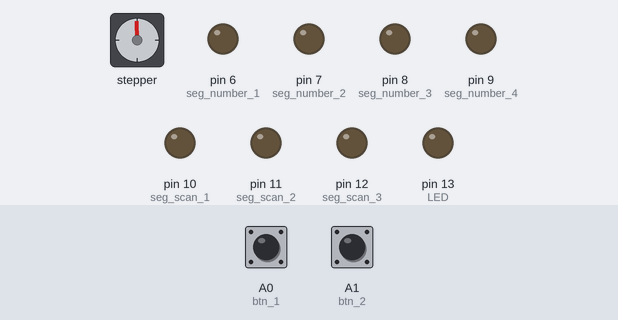
Bench run of a sketch on a simulated Arduino Uno, built with avr-gcc and run on an emulated ATmega328P. On the bench: stepper motor, output pins drawn as LEDs (lit = HIGH). Wiring (inferred from the names in the program): stepper motor (200 steps per turn assumed): coils pin 2, pin 3, pin 4, pin 5. The test bench sets the inputs (shaded band); at power-on: A0 (btn_1) LOW, A1 (btn_2) LOW. Pins used as bus, display or sensor lines are not drawn.

Above: at 1.2 s.
1.3 s: A0 (btn_1) pulled HIGH for 0.15 s
At 2.9 s:
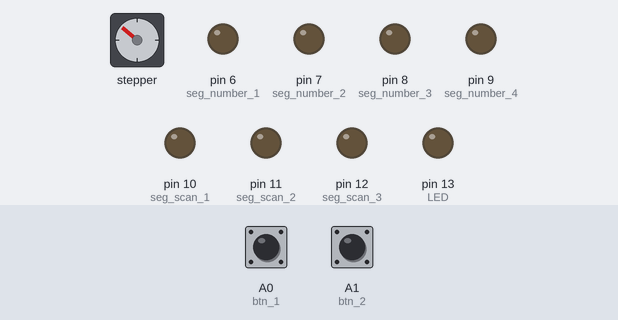
4.3 s: A1 (btn_2) pulled HIGH for 1 s
At 7.0 s:
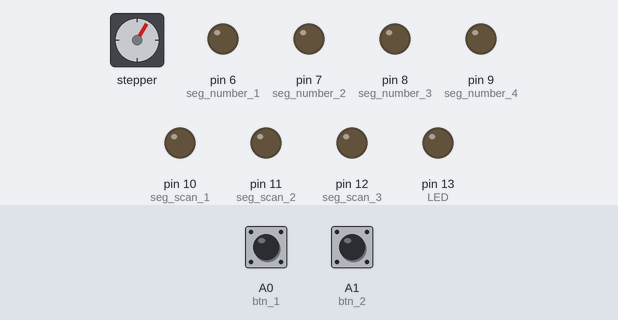
8.3 s: A0 (btn_1) pulled HIGH for 1 s
At 10.9 s:
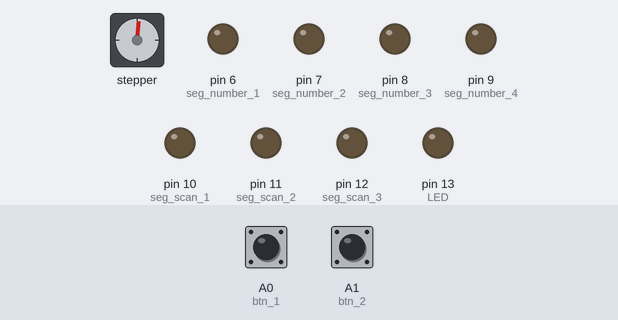
12.3 s: A1 (btn_2) pulled HIGH for 3.2 s
At 17.1 s:
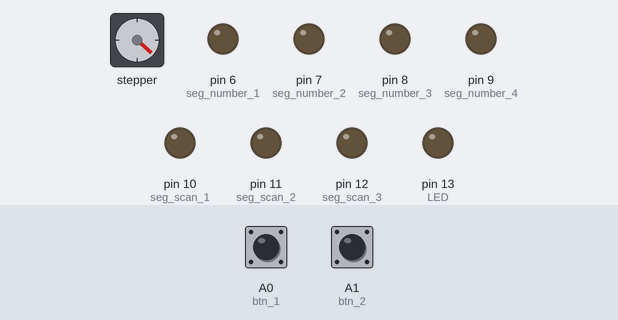
18.5 s: A0 (btn_1) pulled HIGH for 3.2 s
23.2 s: A1 (btn_2) pulled HIGH for 3.2 s
Timing chart, 0 to 30.4 s (numbered marks = the images above; inputs shaded):
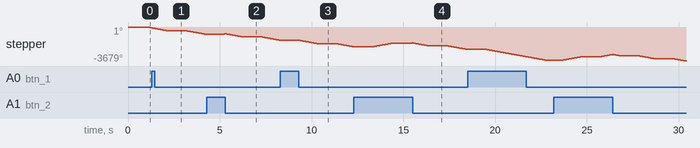

The sketch:

StepperMotorController.ino
```cpp
//Pin setting
#define step_motor_1 2
#define step_motor_2 3
#define step_motor_3 4
#define step_motor_4 5

#define seg_number_1 6
#define seg_number_2 7
#define seg_number_3 8
#define seg_number_4 9
#define seg_scan_1 10
#define seg_scan_2 11
#define seg_scan_3 12

#define LED 13

#define btn_1 A0
#define btn_2 A1
#define btn_3 A2
#define btn_4 A3
#define btn_5 A4

short Step_Motor_Direction (short);

void setup() {
    pinMode(step_motor_1, OUTPUT);
    pinMode(step_motor_2, OUTPUT);
    pinMode(step_motor_3, OUTPUT);
    pinMode(step_motor_4, OUTPUT);
    pinMode(seg_number_1, OUTPUT);
    pinMode(seg_number_2, OUTPUT);
    pinMode(seg_number_3, OUTPUT);
    pinMode(seg_number_4, OUTPUT);
    pinMode(seg_scan_1,   OUTPUT);
    pinMode(seg_scan_2,   OUTPUT);
    pinMode(seg_scan_3,   OUTPUT);
    pinMode(LED,          OUTPUT);

    pinMode(btn_1, INPUT);
    pinMode(btn_2, INPUT);
    pinMode(btn_3, INPUT);
    pinMode(btn_4, INPUT);
    pinMode(btn_5, INPUT);
}

short count_step = 0, module_step_count = 0;

short delay_time = 0, count_delay_time = 0, step_motor_200 = 0, show_seg_number = 0;
bool change_model = false, before_change_model = false, working = false, start_working = false;

void loop() {
    while (1) {
        if(working == false) {
            count_delay_time++;
            if (count_delay_time == 1000) {
                count_delay_time = 0;
                working = true;
            }
        }


        delay_time++;
        if (delay_time == 5) {
            delay_time = 0;
            Select_Module();
        }

        delay(1);
    }

}

bool Read_BTN_3 () {
    bool

        working = digitalRead(btn_3);
}

void Select_Module (void) {
    bool sel_m;
    sel_m = digitalRead(btn_1);

    if (sel_m == true) {
        Module_1();
    }
    else {
        Module_2();
    }
}

void Module_1 (void) {
    if (working == true) {
        count_step++;
        if (count_step > 4) {
            count_step = 1;
        }
    }
    else {
        count_step = 0;
    }
    Step_Motor_Running(count_step);
}

void Module_2 (void) {
    if (working == true) {
        count_step++;
        if (count_step > 4) {
            count_step = 1;
        }

        module_step_count++;
        if (module_step_count == 200) {
            module_step_count = 0;
            working = false;
        }
    }
    else {
        count_step = 0;
    }
    Step_Motor_Running(count_step);
}

//控制馬達轉動
void Step_Motor_Running (short step) {
    switch (Step_Motor_Direction(step)) {
        case 1:
            digitalWrite(step_motor_1, HIGH);
            digitalWrite(step_motor_2,  LOW);
            digitalWrite(step_motor_3,  LOW);
            digitalWrite(step_motor_4,  LOW);
            break;
        case 2:
            digitalWrite(step_motor_1,  LOW);
            digitalWrite(step_motor_2, HIGH);
            digitalWrite(step_motor_3,  LOW);
            digitalWrite(step_motor_4,  LOW);
            break;
        case 3:
            digitalWrite(step_motor_1,  LOW);
            digitalWrite(step_motor_2,  LOW);
            digitalWrite(step_motor_3, HIGH);
            digitalWrite(step_motor_4,  LOW);
            break;
        case 4:
            digitalWrite(step_motor_1,  LOW);
            digitalWrite(step_motor_2,  LOW);
            digitalWrite(step_motor_3,  LOW);
            digitalWrite(step_motor_4, HIGH);
            break;
        default:
            digitalWrite(step_motor_1,  LOW);
            digitalWrite(step_motor_2,  LOW);
            digitalWrite(step_motor_3,  LOW);
            digitalWrite(step_motor_4,  LOW);
            break;
    }
}

//轉換方向
short Step_Motor_Direction (short step) {
    bool Clockwise;
    Clockwise = digitalRead(btn_2);

    if (step == 0) { //表示停止轉動
        return 0;
    }
    else {
        // True = 順時針, False = 逆時針
        if (Clockwise == true) {
            return step; //順時針
        }
        else {
            return (5 - step); //逆時針
        }
    }
}
```
